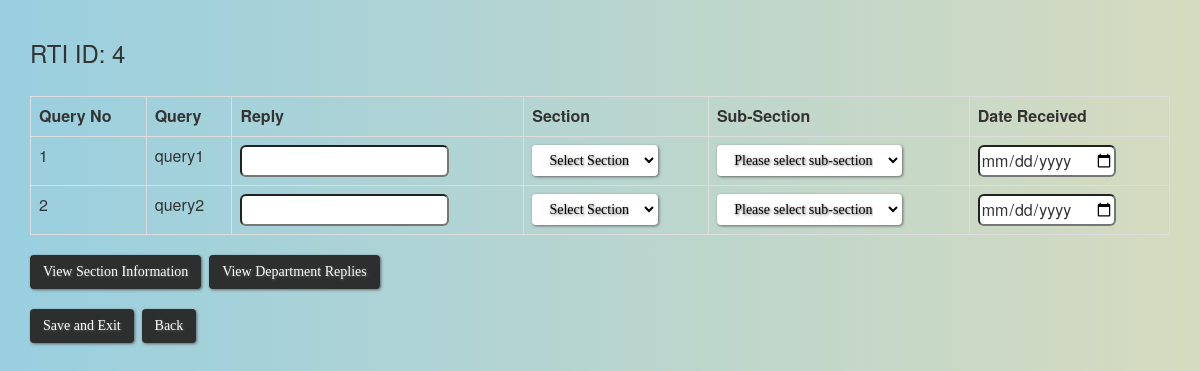
Page /queries/reply/reply_queries.php?id=4 (signed in) on the committed database.
### tables this page shows
CREATE TABLE `t2` (
  `id` int(11) NOT NULL,
  `q_no` int(11) NOT NULL,
  `ques` varchar(200) NOT NULL,
  `map` varchar(50) NOT NULL,
  `date_sent` date NOT NULL,
  `flag` int(11) NOT NULL
);

### queries/reply/reply_queries.php (the view, shortened to what this page needs)
<?php
	if(!isset($_SESSION['login_access'])){
		header("location: ../errors/no_file.php");
	}
	else {
?>
		<html>
			<head>
				<link rel="stylesheet" href="../../css/background.css">
				<link rel="stylesheet" href="../../bootstrap/css/bootstrap.min.css">
			</head>
			<body>
				<div class="container">
					<?php
						include '../../db/config_database.php';
						$id=$_GET['id'];
						$k = "SELECT * FROM t2 WHERE id=".$id.";";
						$query=mysqli_query($con,$k);
						$data2=mysqli_num_rows($query);
						$a=$data2;
						echo "<br><h3>RTI ID: ".$id."</h3><br>";
						echo "<table class='table table-bordered'>
								<tr>
									<th>Query No</th>
									<th>Query</th>
									<th>Reply</th>
									<th>Section</th>
									<th>Sub-Section</th>
									<th>Date Received</th>
								</tr>";
						echo "<form action=save_replies.php method=post>";
						while( $a!=0) {
							$data3=mysqli_fetch_array($query);
							$ans="ans".$a;
							$sec="sec".$a;
							$date_rec="date_rec".$a;
					?>
						<tr>
							<td> <?php echo $data3['q_no']?> </td>
							<td> <?php echo $data3['ques']?></td>
							<td><input  style="height:32px" type=text name=<?php echo $ans; ?>></td>
							<td>
								<select class="btn" style="background:white; color:black" onchange="javascript: dynamicdropdown(this.options[this.selectedIndex].value, this.name);" name=<?php echo $sec; ?>>
									<option value="">Select Section</option>
								</select>
							</td>
							<td>
								<div>
									<script type="text/javascript" language="JavaScript">
										document.write('<select class="btn" style="background:white; color:black" name="subsec" id="subsec" ><option value="">Please select sub-section</option></select>')
										document.getElementById("subsec").name=blah;
										document.getElementById("subsec").id=blah;
									</script>
								</div>
							</td>
							<td><input  style="height:32px" type=date name=<?php echo $date_rec;?> placeholder=YYYY-MM-DD required></td>
						</tr>
						<?php
							$a--;
					}
					echo "</table>" ;
					echo "<a href='section_db.php' target='_blank' class=btn>View Section Information</a>&nbsp&nbsp";
					echo "<a href='view_dept_reply.php' target='_blank' class=btn>View Department Replies</a>";
					echo "<br><br><input type=submit name=save class=btn value='Save and Exit' >&nbsp&nbsp";
					echo "<a href='../../ongoing_rti/ongoing_rti_option.php?id=".$id."' class=btn>Back</a>";
						?>
				</div>
			</body>
		</html>
<?php
	}
?>

### css/background.css (style rules this page uses)
body { font-family: Lora; background: #99cfe0; background: -moz-linear-gradient(left, #f9cfe0 0%, #d6dbbf 100%); background: -webkit-linear-gradient(left, #99cfe0 0%,#d6dbbf 100%); background: linear-gradient(to right, #99cfe0 0%,#d6dbbf 100%); }
.btn { background: #2d2e2e; background-image: -webkit-linear-gradient(top, #2d2e2e, #6b696b); background-image: -moz-linear-gradient(top, #2d2e2e, #6b696b); background-image: -ms-linear-gradient(top, #2d2e2e, #6b696b); background-image: -o-linear-gradient(top, #2d2e2e, #6b696b); background-image: linear-gradient(to bottom, #2d2e2e, #6b696b); -webkit-border-radius: 8; -moz-border-radius: 8; border-radius: 8px; text-shadow: 1px 1px 3px #616161; -webkit-box-shadow: 1px 1px 3px #666666; -moz-box-shadow: 1px 1px 3px #666666; box-shadow: 1px 1px 3px #666666; font-family: Georgia; color: #ffffff; font-size: 20px; padding: 10px 20px 10px 20px; text-decoration: none; cursor: pointer; }
input { border-radius: 6px; }

### rows in the picture
t2: q_no "1", ques "query1"
t2: q_no "2", ques "query2"

### other values in the picture
$id "4"
